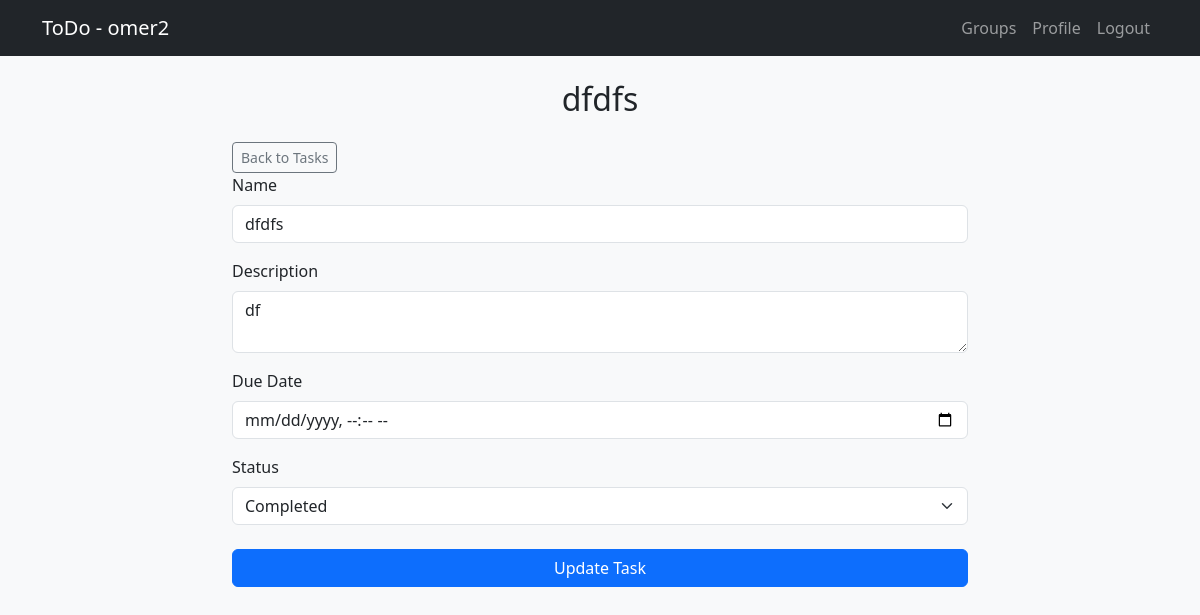
Screenshot of /task/1/manage (signed in) with the database file from the repository.
### app/models/user.py (models this page shows, shortened)
class User(UserMixin, db.Model):
    __tablename__ = "users"
    id = db.Column(db.Integer, primary_key=True)
    username = db.Column(db.String(12), unique=True, nullable=False)
    password_hash = db.Column(db.String(128), nullable=False)
    user_groups = db.relationship('UserGroup', back_populates='user')

### app/models/task.py (models this page shows, shortened)
class Task(db.Model):
    __tablename__ = "tasks"
    id = db.Column(db.Integer, primary_key=True)
    name = db.Column(db.String(50), nullable=False)
    description = db.Column(db.Text)
    status = db.Column(db.String(20), default="Pending", nullable=False)
    due_date = db.Column(db.DateTime)
    author_id = db.Column(db.Integer, db.ForeignKey("users.id"), nullable=False)
    group_id = db.Column(db.Integer, db.ForeignKey("groups.id"), nullable=False)

### app/routes/tasks.py (the view, shortened to what this page needs)
@tasks_bp.route('/task/<int:task_id>/manage', methods=['GET', 'POST'])
@login_required
def manage_single_task(task_id):
    task = Task.query.get(task_id)
    if not task:
        flash("Task not found", "danger")
        return redirect(url_for("groups.manage_groups"))
    group = Group.query.get(task.group_id)
    if not group:
        flash("Group not found", "danger")
        return redirect(url_for("groups.manage_groups"))
    if current_user not in group.members:
        flash("Access denied", "danger")
        return redirect(url_for("groups.manage_groups"))
    form = TaskEditForm(obj=task)
    form.due_date.render_kw = {'min': datetime.now().strftime('%Y-%m-%dT%H:%M')}
    return render_template('tasks/manage.html',
                           form=form,
                           task=task,
                           group=group)

### app/forms/tasks.py
class TaskEditForm(TaskForm):
    status = SelectField('Status', choices=[
        ('Pending', 'Pending'),
        ('In Progress', 'In Progress'),
        ('Completed', 'Completed')
    ], validators=[DataRequired()])
    submit = SubmitField('Update Task')

### app/extensions.py (called while the page is built)
@login_manager.user_loader
def load_user(user_id):
    from app.models.user import User
    return User.query.get(user_id)

### app/models/group.py (called while the page is built)
    def get_user_role(self, user_id: int) -> int | None:
        membership = UserGroup.query.filter_by(group_id=self.id, user_id=user_id).first()
        return membership.role if membership else None

    def is_owner(self, user_id: int) -> bool:
        return self.get_user_role(user_id) == 2

    @property
    def members(self) -> list['User | None']:
        return [ug.user for ug in self.group_users]

    @property
    def admins(self) -> list['User | None']:
        return [ug.user for ug in self.group_users if ug.role == 1]

### app/templates/tasks/manage.html (shortened to what this page needs)
{% extends "base.html" %}
{% block content %}
<div class="row">
    <div class="col-md-8 offset-md-2">
        <h2 class="text-center mb-4">{{ task.name }}</h2>
            <a href="{{ url_for('tasks.manage_tasks', group_id=group.id) }}"
                class="btn btn-outline-secondary btn-sm">Back to Tasks</a>
        <form method="POST" action="{{ url_for('tasks.manage_single_task', task_id=task.id) }}">
            <div class="mb-3">
                {{ form.name.label(class="form-label") }}
                {{ form.name(class="form-control", readonly=not (group.is_owner(current_user.id) or current_user in group.admins or current_user.id == task.author_id)) }}
            </div>
            <div class="mb-3">
                {{ form.description.label(class="form-label") }}
                {{ form.description(class="form-control", readonly=not (group.is_owner(current_user.id) or current_user in group.admins or current_user.id == task.author_id)) }}
            </div>
            <div class="mb-3">
                {{ form.due_date.label(class="form-label") }}
                {{ form.due_date(class="form-control", readonly=not (group.is_owner(current_user.id) or current_user in group.admins or current_user.id == task.author_id)) }}
            </div>
            <div class="mb-4">
                {{ form.status.label(class="form-label") }}
                {{ form.status(class="form-select") }}
            </div>
            <div class="d-grid">
                <button type="submit" class="btn btn-primary">Update Task</button>
            </div>
        </form>
    </div>
</div>
{% endblock %}

### app/templates/base.html (shortened to what this page needs)
<!DOCTYPE html>
<html lang="en">
<head>
    <link href="https://cdn.jsdelivr.net/npm/bootstrap@5.3.0/dist/css/bootstrap.min.css" rel="stylesheet">
</head>
<body class="bg-light">
    <nav class="navbar navbar-expand-lg navbar-dark bg-dark">
        <div class="container">
            <a class="navbar-brand" href="{{ url_for('index.home') }}">
                ToDo{% if current_user.is_authenticated %} - {{ current_user.username }}{% endif %}
            </a>
            <div class="collapse navbar-collapse" id="navbarNav">
                <ul class="navbar-nav ms-auto">
                    {% if current_user.is_authenticated %}
                        <li class="nav-item"><a class="nav-link" href="{{ url_for('groups.manage_groups') }}">Groups</a></li>
                        <li class="nav-item"><a class="nav-link" href="{{ url_for('profile.manage_profile') }}">Profile</a></li>
                        <li class="nav-item"><a class="nav-link" href="{{ url_for('auth.logout') }}">Logout</a></li>
                    {% else %}
                        <li class="nav-item"><a class="nav-link" href="{{ url_for('auth.login') }}">Login</a></li>
                        <li class="nav-item"><a class="nav-link" href="{{ url_for('auth.register') }}">Register</a></li>
                    {% endif %}
                </ul>
            </div>
        </div>
    </nav>
    <div class="container mt-4">
        {% block content %}{% endblock %}
    </div>
</body>
</html>

### rows the page displays
User: username "omer2"
Task: name "dfdfs", description "df", status "Completed"
